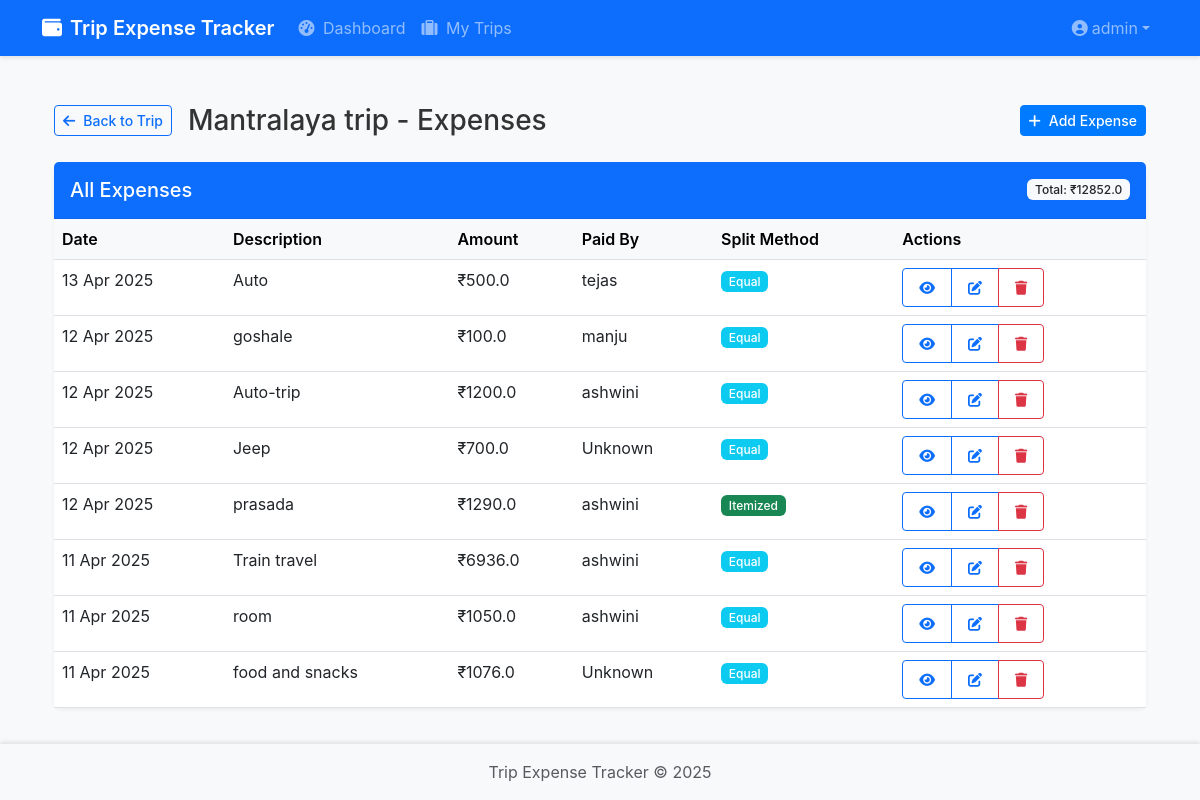
Page /trips/5/expenses (signed in) on the committed database.
### expense_tracker/backend/models/user.py (models this page shows, shortened)
class User(UserMixin, db.Model):
    id = db.Column(db.Integer, primary_key=True)
    email = db.Column(db.String(120), unique=True, nullable=False, index=True)
    name = db.Column(db.String(100), nullable=False)
    password_hash = db.Column(db.String(128))
    profile_photo = db.Column(db.String(255), nullable=True)  # Path to profile photo
    bio = db.Column(db.Text, nullable=True)  # Short bio or description
    created_at = db.Column(db.DateTime, default=datetime.utcnow)
    last_seen = db.Column(db.DateTime, default=datetime.utcnow)
    is_admin = db.Column(db.Boolean, default=False)
    trips_created = db.relationship('Trip', backref='admin', lazy='dynamic', foreign_keys='Trip.admin_id')

### expense_tracker/backend/models/trip.py (models this page shows, shortened)
class Trip(db.Model):
    id = db.Column(db.Integer, primary_key=True)
    name = db.Column(db.String(100), nullable=False)
    description = db.Column(db.Text, nullable=True)
    start_date = db.Column(db.DateTime, nullable=False)
    end_date = db.Column(db.DateTime, nullable=False)
    created_at = db.Column(db.DateTime, default=datetime.utcnow)
    updated_at = db.Column(db.DateTime, default=datetime.utcnow, onupdate=datetime.utcnow)
    admin_id = db.Column(db.Integer, db.ForeignKey('user.id'), nullable=False)
    participants = db.Column(db.Text, nullable=False, default=json.dumps([]))
    unregistered_participants = db.Column(db.Text, nullable=False, default=json.dumps([]))
    advances_json = db.Column(db.Text, default=json.dumps({}))
    general_payments_json = db.Column(db.Text, default=json.dumps([]))
    expenses = db.relationship('Expense', backref='trip', lazy='dynamic', cascade='all, delete-orphan')
    def get_participants_list(self):
        if self.participants is None:
            return []
        return json.loads(self.participants)
    def calculate_total_expenses(self):
        return sum(expense.amount for expense in self.expenses)

### expense_tracker/backend/models/expense.py (models this page shows, shortened)
class Expense(db.Model):
    id = db.Column(db.Integer, primary_key=True)
    description = db.Column(db.String(200), nullable=False)
    amount = db.Column(db.Float, nullable=False)
    currency = db.Column(db.String(3), default='INR')
    category = db.Column(db.String(50), nullable=True)
    date = db.Column(db.DateTime, default=datetime.utcnow)
    created_at = db.Column(db.DateTime, default=datetime.utcnow)
    updated_at = db.Column(db.DateTime, default=datetime.utcnow, onupdate=datetime.utcnow)
    split_method = db.Column(db.String(20), default='equal')
    payer_id = db.Column(db.String(100), nullable=False)  # Can be user ID or 'unregistered_name'
    trip_id = db.Column(db.Integer, db.ForeignKey('trip.id'), nullable=False)
    participants = db.Column(db.Text, nullable=False, default='[]')  # Registered participants
    shares = db.Column(db.Text, nullable=False, default='{}')  # Shares for all participants
    items = db.Column(db.Text, nullable=True, default='[]')  # For itemized expenses and unregistered participants

### expense_tracker/backend/routes/expenses.py (the view)
@bp.route('/<int:trip_id>/expenses')
@login_required
def list_expenses(trip_id):
    trip = Trip.query.get_or_404(trip_id)
    participants = trip.get_participants_list()
    if str(current_user.id) not in participants and current_user.id != trip.admin_id:
        flash('You do not have access to this trip', 'error')
        return redirect(url_for('trips.list_trips'))
    expenses = Expense.query.filter_by(trip_id=trip_id).order_by(Expense.date.desc()).all()
    user_map = {str(user.id): user.name for user in User.query.all()}
    return render_template('expenses/list.html',
                          trip=trip,
                          expenses=expenses,
                          user_map=user_map)

### expense_tracker/backend/templates/expenses/list.html (shortened to what this page needs)
{% extends "base.html" %}
{% block content %}
<div class="container py-4">
    <div class="d-flex justify-content-between align-items-center mb-4">
        <div class="d-flex align-items-center">
            <a href="{{ url_for('trips.view_trip', trip_id=trip.id) }}" class="btn btn-outline-primary btn-sm me-3">
                <i class="fas fa-arrow-left me-2"></i>Back to Trip
            </a>
            <h1 class="h3 mb-0">{{ trip.name }} - Expenses</h1>
        </div>
        <a href="{{ url_for('expenses.add_expense', trip_id=trip.id) }}" class="btn btn-primary btn-sm">
            <i class="fas fa-plus me-2"></i>Add Expense
        </a>
    </div>
    {% if expenses %}
    <div class="card">
        <div class="card-header bg-primary text-white">
            <div class="d-flex justify-content-between align-items-center">
                <h5 class="mb-0">All Expenses</h5>
                <span class="badge bg-light text-dark">Total: ₹{{ trip.calculate_total_expenses()|round(2) }}</span>
            </div>
        </div>
        <div class="card-body p-0">
            <div class="table-responsive">
                <table class="table table-hover mb-0">
                    <thead class="table-light">
                        <tr>
                            <th>Date</th>
                            <th>Description</th>
                            <th>Amount</th>
                            <th>Paid By</th>
                            <th>Split Method</th>
                            <th>Actions</th>
                        </tr>
                    </thead>
                    <tbody>
                        {% for expense in expenses %}
                        <tr>
                            <td>{{ expense.date.strftime('%d %b %Y') }}</td>
                            <td>{{ expense.description }}</td>
                            <td>₹{{ expense.amount|round(2) }}</td>
                            <td>
                                {% if expense.payer_id == current_user.id %}
                                <span class="badge bg-primary">You</span>
                                {% else %}
                                {{ user_map.get(expense.payer_id|string, 'Unknown') }}
                                {% endif %}
                            </td>
                            <td>
                                {% if expense.split_method == 'equal' %}
                                <span class="badge bg-info">Equal</span>
                                {% elif expense.split_method == 'exact' %}
                                <span class="badge bg-warning">Exact</span>
                                {% elif expense.split_method == 'itemized' %}
                                <span class="badge bg-success">Itemized</span>
                                {% endif %}
                            </td>
                            <td>
                                <div class="btn-group btn-group-sm">
                                    <a href="{{ url_for('expenses.view_expense', trip_id=trip.id, expense_id=expense.id) }}" class="btn btn-outline-primary">
                                        <i class="fas fa-eye"></i>
                                    </a>
                                    {% if expense.payer_id == current_user.id or trip.admin_id == current_user.id %}
                                    <a href="{{ url_for('expenses.edit_expense', trip_id=trip.id, expense_id=expense.id) }}" class="btn btn-outline-primary">
                                        <i class="fas fa-edit"></i>
                                    </a>
                                    <button type="button" class="btn btn-outline-danger" data-bs-toggle="modal" data-bs-target="#deleteModal{{ expense.id }}">
                                        <i class="fas fa-trash"></i>
                                    </button>
                                    {% endif %}
                                </div>
                            </td>
                        </tr>
                        {% endfor %}
                    </tbody>
                </table>
            </div>
        </div>
    </div>
    {% endif %}
</div>
{% endblock %}

### expense_tracker/backend/templates/base.html (shortened to what this page needs)
<!DOCTYPE html>
<html lang="en">
<head>
    <link href="https://cdn.jsdelivr.net/npm/bootstrap@5.3.0-alpha1/dist/css/bootstrap.min.css" rel="stylesheet">
    <link rel="stylesheet" href="https://cdnjs.cloudflare.com/ajax/libs/font-awesome/6.0.0/css/all.min.css">
    <link rel="stylesheet" href="{{ url_for('static', filename='css/style.css') }}">
</head>
<body class="d-flex flex-column min-vh-100">
    <nav class="navbar navbar-expand-lg navbar-dark bg-primary sticky-top">
        <div class="container">
            <a class="navbar-brand d-flex align-items-center" href="{{ url_for('main.index') }}">
                <i class="fas fa-wallet me-2"></i>
                <span class="d-none d-sm-inline">Trip Expense Tracker</span>
            </a>
            <div class="collapse navbar-collapse" id="navbarNav">
                <ul class="navbar-nav me-auto">
                    {% if current_user.is_authenticated %}
                    <li class="nav-item">
                        <a class="nav-link" href="{{ url_for('main.dashboard') }}">
                            <i class="fas fa-tachometer-alt me-1"></i>
                            <span>Dashboard</span>
                        </a>
                    </li>
                    <li class="nav-item">
                        <a class="nav-link" href="{{ url_for('trips.list_trips') }}">
                            <i class="fas fa-suitcase me-1"></i>
                            <span>My Trips</span>
                        </a>
                    </li>
                    {% endif %}
                </ul>
                <ul class="navbar-nav">
                    {% if current_user.is_authenticated %}
                    <li class="nav-item dropdown">
                        <a class="nav-link dropdown-toggle d-flex align-items-center" href="#" id="userDropdown" role="button" data-bs-toggle="dropdown">
                            <i class="fas fa-user-circle me-1"></i>
                            <span class="d-none d-sm-inline">{{ current_user.name }}</span>
                        </a>
                    </li>
                    {% endif %}
                </ul>
            </div>
        </div>
    </nav>
    <main class="flex-shrink-0">
        <div class="container mt-4">
            {% block content %}{% endblock %}
        </div>
    </main>
    <footer class="footer mt-auto py-3 bg-light">
        <div class="container text-center">
            <span class="text-muted">Trip Expense Tracker &copy; 2025</span>
        </div>
    </footer>
</body>
</html>

### expense_tracker/backend/static/css/style.css (style rules this page uses)
:root { --primary-color: #0d6efd; --secondary-color: #6c757d; --success-color: #198754; --danger-color: #dc3545; --warning-color: #ffc107; --info-color: #0dcaf0; --light-color: #f8f9fa; --dark-color: #212529; }
html, body { height: 100%; overflow-x: hidden; }
body { font-family: -apple-system, BlinkMacSystemFont, "Segoe UI", Roboto, "Helvetica Neue", Arial, sans-serif; -webkit-font-smoothing: antialiased; -moz-osx-font-smoothing: grayscale; background-color: #f8f9fa; color: #333; }
.navbar { box-shadow: 0 2px 4px rgba(0,0,0,0.1); }
.navbar-brand { font-weight: 600; }
.card { border: none; box-shadow: 0 2px 4px rgba(0,0,0,0.05); transition: transform 0.2s ease-in-out; border-radius: 0.5rem; background: #fff; }
.card-header { padding: 1rem; background: transparent; border-bottom: 1px solid rgba(0,0,0,0.05); }
.btn { font-weight: 500; padding: 0.5rem 1rem; border-radius: 0.25rem; transition: all 0.2s ease-in-out; }
.btn-sm { padding: 0.25rem 0.5rem; }
.btn-primary { background-color: #007bff; border-color: #007bff; }
.table { width: 100%; margin-bottom: 1rem; color: #212529; border-collapse: collapse; }
.table th { font-weight: 600; background-color: #f8f9fa; }
.table-responsive { margin: 0; padding: 0; }
.footer { background-color: var(--light-color); padding: 1rem 0; box-shadow: 0 -2px 4px rgba(0,0,0,0.1); }
.badge { font-weight: 500; padding: 0.35em 0.65em; }

### rows in the picture
User: name "admin"
Trip: name "Mantralaya trip"
Expense: calculate_total_expenses "12852.0", date "11 Apr 2025", description "Train travel", amount "6936.0", split_method "Equal"
Expense: date "13 Apr 2025", description "Auto", amount "500.0", split_method "Equal"
User: get "tejas"
Expense: date "12 Apr 2025", description "goshale", amount "100.0", split_method "Equal"
User: get "manju"
Expense: date "12 Apr 2025", description "Auto-trip", amount "1200.0", split_method "Equal"
User: get "ashwini"
Expense: date "12 Apr 2025", description "Jeep", amount "700.0", get "Unknown", split_method "Equal"
Expense: date "12 Apr 2025", description "prasada", amount "1290.0", split_method "Itemized"
Expense: date "11 Apr 2025", description "room", amount "1050.0", split_method "Equal"
Expense: date "11 Apr 2025", description "food and snacks", amount "1076.0", get "Unknown", split_method "Equal"
